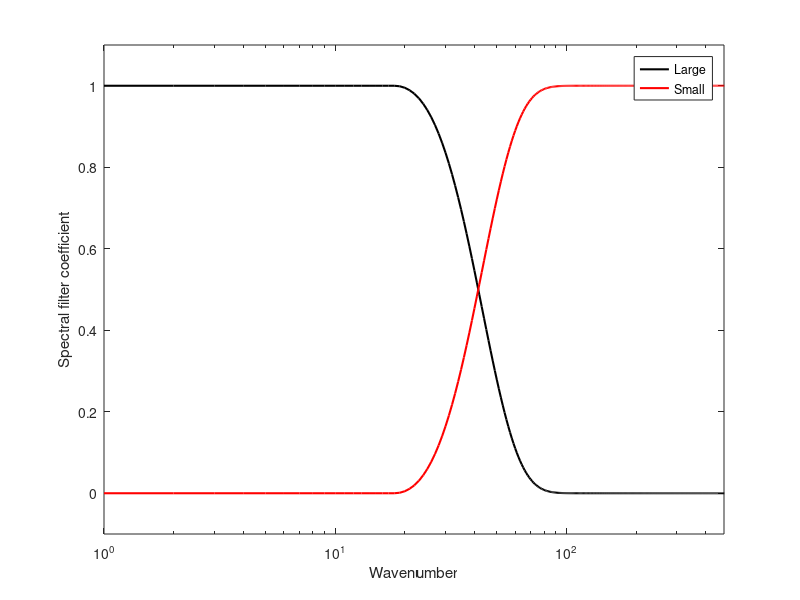
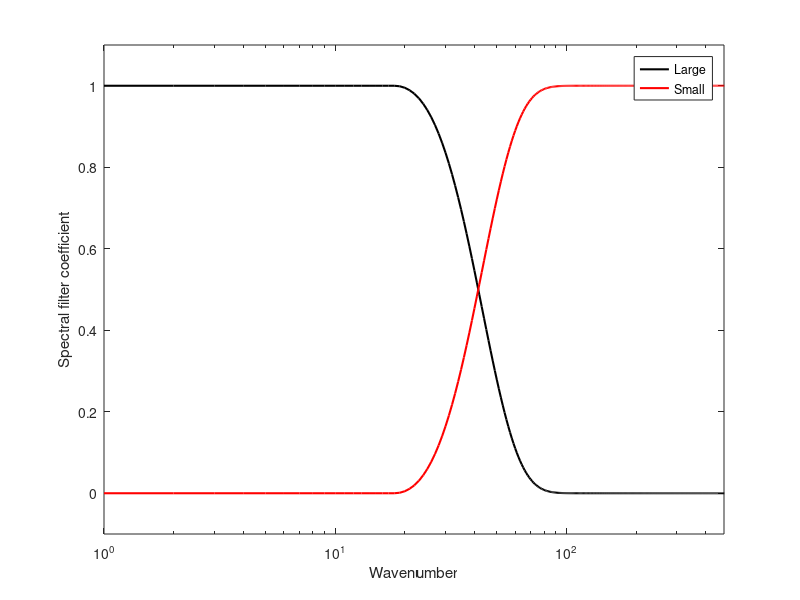

Write the MATLAB code that produced these figures, in order.
function rs = SpectDecom2Scale()
% Spectral Decompositions  
% decompose to three different scale, large, mediom and small

 modelresolution=960
 % Create weightings  
 wgt_l(1:modelresolution/2+1)=0.;

%% large-scale 
%center_l=1; Radius=30;
%for i=1:modelresolution/2+1
%  wgt_l(i) = exp((-(i-center_l)^2)/(2*(Radius)^2));
%end
%wgt_l_flipr = fliplr(wgt_l);
%
%% small-scale 
%wgt_s=1-wgt_l;
%wgt_s_flipr = fliplr(wgt_s);

%% large-scale 
 center_l=1; Radius=6;
 for i=1:modelresolution/2+1
   wgt_l(i) = exp((-(i-center_l)^2)/(2*(Radius)^2));
 end

%% meso-scale
% center_m=18; Radius=6;
 center_m=18; Radius=20;
 for i=1:modelresolution/2+1
   wgt_m(i) = exp((-(i-center_m)^2)/(2*(Radius)^2));
 end
 wgt_m(center_l:center_m)=1;

%% small-scale 
 wgt_s=1-(wgt_m);


% plot weighting function 
 semilogx(wgt_m,'k','Linewidth',1.5);
 %plot(wgt_l,'k','Linewidth',1.5);
 hold on;
% semilogx(wgt_m,'b','Linewidth',1.5);
 %plot(wgt_l,'k','Linewidth',1.5);
% hold on;
 semilogx(wgt_s,'r','Linewidth',1.5);
 %plot(wgt_s,'r','Linewidth',1.5);
%legend('Large','Median','Small','Location','best');
 legend('Large','Small','Location','best');
 axis([1 480 -0.1 1.1])

 xlabel('Wavenumber');
 ylabel('Spectral filter coefficient')
 hold off
 print('BandPassFunction','-dpng')
 print('BandPassFunction','-dpdf')
